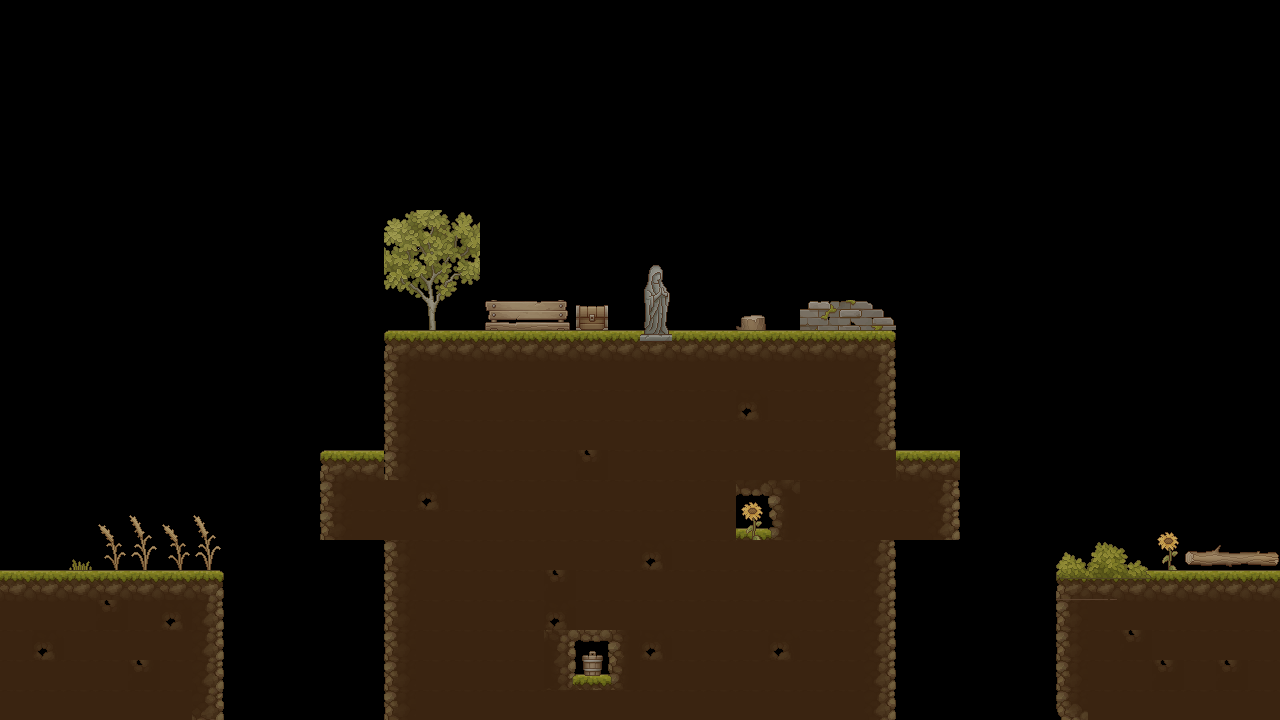

A level layout from a 2D game, rendered from its tile map. Below: a short description, then the map file with its tile-grid data intact:
An orthogonal 40x24 tile map with 32x30 px tiles, 3 tile layers (Platforms, Fill Platforms, Props), 2 tilesets.

<map version="1.10" tiledversion="1.11.0" orientation="orthogonal" renderorder="right-down" width="40" height="24" tilewidth="32" tileheight="30" infinite="0" nextlayerid="4" nextobjectid="1">
 <tileset firstgid="1" name="TX Tileset Ground" tilewidth="32" tileheight="30" tilecount="272" columns="16">
  <image source="../tiles/TX Tileset Ground.png" width="512" height="512" />
 </tileset>
 <tileset firstgid="273" name="TX Village Props" tilewidth="32" tileheight="30" tilecount="1088" columns="32">
  <image source="../tiles/TX Village Props.png" width="1024" height="1024" />
 </tileset>
 <layer id="1" name="Platforms" width="40" height="24">
  <data encoding="csv">
0,0,0,0,0,0,0,0,0,0,0,0,0,0,0,0,0,0,0,0,0,0,0,0,0,0,0,0,0,0,0,0,0,0,0,0,0,0,0,0,
0,0,0,0,0,0,0,0,0,0,0,0,0,0,0,0,0,0,0,0,0,0,0,0,0,0,0,0,0,0,0,0,0,0,0,0,0,0,0,0,
0,0,0,0,0,0,0,0,0,0,0,0,0,0,0,0,0,0,0,0,0,0,0,0,0,0,0,0,0,0,0,0,0,0,0,0,0,0,0,0,
0,0,0,0,0,0,0,0,0,0,0,0,0,0,0,0,0,0,0,0,0,0,0,0,0,0,0,0,0,0,0,0,0,0,0,0,0,0,0,0,
0,0,0,0,0,0,0,0,0,0,0,0,0,0,0,0,0,0,0,0,0,0,0,0,0,0,0,0,0,0,0,0,0,0,0,0,0,0,0,0,
0,0,0,0,0,0,0,0,0,0,0,0,0,0,0,0,0,0,0,0,0,0,0,0,0,0,0,0,0,0,0,0,0,0,0,0,0,0,0,0,
0,0,0,0,0,0,0,0,0,0,0,0,0,0,0,0,0,0,0,0,0,0,0,0,0,0,0,0,0,0,0,0,0,0,0,0,0,0,0,0,
0,0,0,0,0,0,0,0,0,0,0,0,0,0,0,0,0,0,0,0,0,0,0,0,0,0,0,0,0,0,0,0,0,0,0,0,0,0,0,0,
0,0,0,0,0,0,0,0,0,0,0,0,0,0,0,0,0,0,0,0,0,0,0,0,0,0,0,0,0,0,0,0,0,0,0,0,0,0,0,0,
0,0,0,0,0,0,0,0,0,0,0,0,0,0,0,0,0,0,0,0,0,0,0,0,0,0,0,0,0,0,0,0,0,0,0,0,0,0,0,0,
0,0,0,0,0,0,0,0,0,0,0,0,0,0,0,0,0,0,0,0,0,0,0,0,0,0,0,0,0,0,0,0,0,0,0,0,0,0,0,0,
0,0,0,0,0,0,0,0,0,0,0,0,1,2,2,2,2,2,2,2,2,2,2,2,2,2,2,3,0,0,0,0,0,0,0,0,0,0,0,0,
0,0,0,0,0,0,0,0,0,0,0,0,17,0,0,0,0,0,0,0,0,0,0,0,0,0,0,19,0,0,0,0,0,0,0,0,0,0,0,0,
0,0,0,0,0,0,0,0,0,0,0,0,17,0,0,0,0,0,0,0,0,0,0,0,0,0,0,19,0,0,0,0,0,0,0,0,0,0,0,0,
0,0,0,0,0,0,0,0,0,0,0,0,17,0,0,0,0,0,0,0,0,0,0,0,0,0,0,19,0,0,0,0,0,0,0,0,0,0,0,0,
0,0,0,0,0,0,0,0,0,0,1,2,17,0,0,0,0,0,0,0,0,0,0,0,0,0,0,19,2,2,0,0,0,0,0,0,0,0,0,0,
0,0,0,0,0,0,0,0,0,0,17,0,18,0,0,0,0,0,0,0,0,0,0,0,0,0,0,18,0,19,0,0,0,0,0,0,0,0,0,0,
0,0,0,0,0,0,0,0,0,0,17,0,18,0,0,0,0,0,0,0,0,0,0,0,0,0,0,18,0,19,0,0,0,0,0,0,0,0,0,0,
0,0,0,0,0,0,0,0,0,0,0,0,17,0,0,0,0,0,0,0,0,0,0,0,0,0,0,19,0,0,0,0,0,0,0,0,0,0,0,0,
2,2,2,2,2,2,3,0,0,0,0,0,17,0,0,0,0,0,0,0,0,0,0,0,0,0,0,19,0,0,0,0,0,1,2,2,2,2,2,2,
0,0,0,0,0,0,0,0,0,0,0,0,17,0,0,0,0,0,0,0,0,0,0,0,0,0,0,19,0,0,0,0,0,0,0,0,0,0,0,0,
0,0,0,0,0,0,0,0,0,0,0,0,17,0,0,0,0,0,0,0,0,0,0,0,0,0,0,19,0,0,0,0,0,0,0,0,0,0,0,0,
0,0,0,0,0,0,0,0,0,0,0,0,17,0,0,0,0,0,0,0,0,0,0,0,0,0,0,19,0,0,0,0,0,0,0,0,0,0,0,0,
0,0,0,0,0,0,0,0,0,0,0,0,17,0,0,0,0,0,0,0,0,0,0,0,0,0,0,19,0,0,0,0,0,0,0,0,0,0,0,0
</data>
 </layer>
 <layer id="2" name="Fill Platforms" width="40" height="24">
  <data encoding="csv">
0,0,0,0,0,0,0,0,0,0,0,0,0,0,0,0,0,0,0,0,0,0,0,0,0,0,0,0,0,0,0,0,0,0,0,0,0,0,0,0,
0,0,0,0,0,0,0,0,0,0,0,0,0,0,0,0,0,0,0,0,0,0,0,0,0,0,0,0,0,0,0,0,0,0,0,0,0,0,0,0,
0,0,0,0,0,0,0,0,0,0,0,0,0,0,0,0,0,0,0,0,0,0,0,0,0,0,0,0,0,0,0,0,0,0,0,0,0,0,0,0,
0,0,0,0,0,0,0,0,0,0,0,0,0,0,0,0,0,0,0,0,0,0,0,0,0,0,0,0,0,0,0,0,0,0,0,0,0,0,0,0,
0,0,0,0,0,0,0,0,0,0,0,0,0,0,0,0,0,0,0,0,0,0,0,0,0,0,0,0,0,0,0,0,0,0,0,0,0,0,0,0,
0,0,0,0,0,0,0,0,0,0,0,0,0,0,0,0,0,0,0,0,0,0,0,0,0,0,0,0,0,0,0,0,0,0,0,0,0,0,0,0,
0,0,0,0,0,0,0,0,0,0,0,0,0,0,0,0,0,0,0,0,0,0,0,0,0,0,0,0,0,0,0,0,0,0,0,0,0,0,0,0,
0,0,0,0,0,0,0,0,0,0,0,0,0,0,0,0,0,0,0,0,0,0,0,0,0,0,0,0,0,0,0,0,0,0,0,0,0,0,0,0,
0,0,0,0,0,0,0,0,0,0,0,0,0,0,0,0,0,0,0,0,0,0,0,0,0,0,0,0,0,0,0,0,0,0,0,0,0,0,0,0,
0,0,0,0,0,0,0,0,0,0,0,0,0,0,0,0,0,0,0,0,0,0,0,0,0,0,0,0,0,0,0,0,0,0,0,0,0,0,0,0,
0,0,0,0,0,0,0,0,0,0,0,0,0,0,0,0,0,0,0,0,0,0,0,0,0,0,0,0,0,0,0,0,0,0,0,0,0,0,0,0,
0,0,0,0,0,0,0,0,0,0,0,0,0,0,0,0,0,0,0,0,0,0,0,0,0,0,0,0,0,0,0,0,0,0,0,0,0,0,0,0,
0,0,0,0,0,0,0,0,0,0,0,0,0,18,18,18,18,18,18,18,18,18,18,18,18,18,18,0,0,0,0,0,0,0,0,0,0,0,0,0,
0,0,0,0,0,0,0,0,0,0,0,0,0,18,18,18,18,18,18,18,18,18,18,92,18,18,18,0,0,0,0,0,0,0,0,0,0,0,0,0,
0,0,0,0,0,0,0,0,0,0,0,0,0,18,18,18,18,18,18,18,18,18,18,18,18,18,18,0,0,0,0,0,0,0,0,0,0,0,0,0,
0,0,0,0,0,0,0,0,0,0,0,0,0,18,18,18,18,18,125,18,18,18,18,18,18,18,18,18,0,0,0,0,0,0,0,0,0,0,0,0,
0,0,0,0,0,0,0,0,0,0,0,18,0,92,18,18,18,18,18,18,18,18,18,136,137,18,18,0,18,0,0,0,0,0,0,0,0,0,0,0,
0,0,0,0,0,0,0,0,0,0,0,18,0,18,18,18,18,18,18,18,18,18,18,152,153,18,18,0,18,0,0,0,0,0,0,0,0,0,0,0,
0,0,0,0,0,0,0,0,0,0,0,0,0,18,18,18,18,18,18,18,92,18,18,18,18,18,18,0,0,0,0,0,0,0,0,0,0,0,0,0,
0,0,0,0,0,0,0,0,0,0,0,0,0,18,18,18,18,125,18,18,18,18,18,18,18,18,18,0,0,0,0,0,0,0,0,0,0,0,0,0,
18,18,18,125,18,92,19,0,0,0,0,0,0,18,18,18,18,92,18,18,18,18,18,18,18,18,18,0,0,0,0,0,0,17,18,18,18,18,18,18,
18,92,18,18,18,18,19,0,0,0,0,0,0,18,18,18,18,105,106,107,92,18,18,18,92,18,18,0,0,0,0,0,0,17,18,125,18,18,18,18,
18,18,18,18,125,18,19,0,0,0,0,0,0,18,18,18,18,121,122,123,18,18,18,18,18,18,18,0,0,0,0,0,0,17,18,18,125,18,125,18,
18,18,18,18,18,18,35,0,0,0,0,0,0,18,18,18,18,18,18,18,18,18,18,18,18,18,18,0,0,0,0,0,0,21,18,18,18,18,18,18
</data>
 </layer>
 <layer id="3" name="Props" width="40" height="24">
  <data encoding="csv">
0,0,0,0,0,0,0,0,0,0,0,0,0,0,0,0,0,0,0,0,0,0,0,0,0,0,0,0,0,0,0,0,0,0,0,0,0,0,0,0,
0,0,0,0,0,0,0,0,0,0,0,0,0,0,0,0,0,0,0,0,0,0,0,0,0,0,0,0,0,0,0,0,0,0,0,0,0,0,0,0,
0,0,0,0,0,0,0,0,0,0,0,0,0,0,0,0,0,0,0,0,0,0,0,0,0,0,0,0,0,0,0,0,0,0,0,0,0,0,0,0,
0,0,0,0,0,0,0,0,0,0,0,0,0,0,0,0,0,0,0,0,0,0,0,0,0,0,0,0,0,0,0,0,0,0,0,0,0,0,0,0,
0,0,0,0,0,0,0,0,0,0,0,0,0,0,0,0,0,0,0,0,0,0,0,0,0,0,0,0,0,0,0,0,0,0,0,0,0,0,0,0,
0,0,0,0,0,0,0,0,0,0,0,0,0,0,0,0,0,0,0,0,0,0,0,0,0,0,0,0,0,0,0,0,0,0,0,0,0,0,0,0,
0,0,0,0,0,0,0,0,0,0,0,0,0,0,0,0,0,0,0,0,0,0,0,0,0,0,0,0,0,0,0,0,0,0,0,0,0,0,0,0,
0,0,0,0,0,0,0,0,0,0,0,0,807,808,809,0,0,0,0,0,0,0,0,0,0,0,0,0,0,0,0,0,0,0,0,0,0,0,0,0,
0,0,0,0,0,0,0,0,0,0,0,0,839,840,841,0,0,0,0,0,391,0,0,0,0,0,0,0,0,0,0,0,0,0,0,0,0,0,0,0,
0,0,0,0,0,0,0,0,0,0,0,0,871,872,873,0,0,0,0,0,423,0,0,0,0,0,0,0,0,0,0,0,0,0,0,0,0,0,0,0,
0,0,0,0,0,0,0,0,0,0,0,0,903,904,905,383,384,385,818,0,455,0,0,458,0,969,970,971,0,0,0,0,0,0,0,0,0,0,0,0,
0,0,0,0,0,0,0,0,0,0,0,0,0,0,0,0,0,0,0,0,487,0,0,0,0,0,0,0,0,0,0,0,0,0,0,0,0,0,0,0,
0,0,0,0,0,0,0,0,0,0,0,0,0,0,0,0,0,0,0,0,0,0,0,0,0,0,0,0,0,0,0,0,0,0,0,0,0,0,0,0,
0,0,0,0,0,0,0,0,0,0,0,0,0,0,0,0,0,0,0,0,0,0,0,0,0,0,0,0,0,0,0,0,0,0,0,0,0,0,0,0,
0,0,0,0,0,0,0,0,0,0,0,0,0,0,0,0,0,0,0,0,0,0,0,0,0,0,0,0,0,0,0,0,0,0,0,0,0,0,0,0,
0,0,0,0,0,0,0,0,0,0,0,0,0,0,0,0,0,0,0,0,0,0,0,0,0,0,0,0,0,0,0,0,0,0,0,0,0,0,0,0,
0,0,0,0,0,0,0,0,0,0,0,0,0,0,0,0,0,0,0,0,0,0,0,556,0,0,0,0,0,0,0,0,0,0,0,0,0,0,0,0,
0,0,0,801,802,801,802,0,0,0,0,0,0,0,0,0,0,0,0,0,0,0,0,588,0,0,0,0,0,0,0,0,0,0,0,0,556,0,0,0,
0,0,766,833,834,833,834,0,0,0,0,0,0,0,0,0,0,0,0,0,0,0,0,0,0,0,0,0,0,0,0,0,0,899,900,901,588,694,695,696,
0,0,0,0,0,0,0,0,0,0,0,0,0,0,0,0,0,0,0,0,0,0,0,0,0,0,0,0,0,0,0,0,0,931,932,933,0,0,0,0,
0,0,0,0,0,0,0,0,0,0,0,0,0,0,0,0,0,0,0,0,0,0,0,0,0,0,0,0,0,0,0,0,0,0,0,0,0,0,0,0,
0,0,0,0,0,0,0,0,0,0,0,0,0,0,0,0,0,0,501,0,0,0,0,0,0,0,0,0,0,0,0,0,0,0,0,0,0,0,0,0,
0,0,0,0,0,0,0,0,0,0,0,0,0,0,0,0,0,0,533,0,0,0,0,0,0,0,0,0,0,0,0,0,0,0,0,0,0,0,0,0,
0,0,0,0,0,0,0,0,0,0,0,0,0,0,0,0,0,0,0,0,0,0,0,0,0,0,0,0,0,0,0,0,0,0,0,0,0,0,0,0
</data>
 </layer>
</map>
